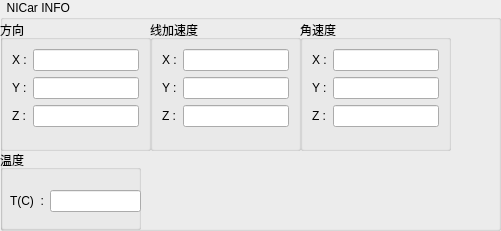
   <widget class="QGroupBox" name="gb_baseInfo">
    <property name="geometry">
     <rect>
      <x>620</x>
      <y>440</y>
      <width>501</width>
      <height>231</height>
     </rect>
    </property>
    <property name="title">
     <string>  NICar INFO</string>
    </property>
    <widget class="QGroupBox" name="groupBox">
     <property name="geometry">
      <rect>
       <x>0</x>
       <y>20</y>
       <width>151</width>
       <height>131</height>
      </rect>
     </property>
     <property name="title">
      <string>方向</string>
     </property>
     <layout class="QFormLayout" name="formLayout">
      <item row="0" column="0">
       <widget class="QLabel" name="lb_x">
        <property name="text">
         <string>X :</string>
        </property>
       </widget>
      </item>
      <item row="1" column="0">
       <widget class="QLabel" name="lb_y">
        <property name="text">
         <string>Y :</string>
        </property>
       </widget>
      </item>
      <item row="1" column="1">
       <widget class="QLineEdit" name="li_y">
        <property name="enabled">
         <bool>true</bool>
        </property>
        <property name="readOnly">
         <bool>true</bool>
        </property>
       </widget>
      </item>
      <item row="2" column="0">
       <widget class="QLabel" name="lb_z">
        <property name="text">
         <string>Z :</string>
        </property>
       </widget>
      </item>
      <item row="2" column="1">
       <widget class="QLineEdit" name="li_z">
        <property name="enabled">
         <bool>true</bool>
        </property>
        <property name="readOnly">
         <bool>true</bool>
        </property>
       </widget>
      </item>
      <item row="0" column="1">
       <widget class="QLineEdit" name="li_x">
        <property name="enabled">
         <bool>true</bool>
        </property>
        <property name="font">
         <font>
          <weight>50</weight>
          <italic>false</italic>
          <bold>false</bold>
          <strikeout>false</strikeout>
         </font>
        </property>
        <property name="styleSheet">
         <string notr="true"/>
        </property>
        <property name="readOnly">
         <bool>true</bool>
        </property>
       </widget>
      </item>
     </layout>
    </widget>
    <widget class="QGroupBox" name="groupBox_2">
     <property name="geometry">
      <rect>
       <x>0</x>
       <y>150</y>
       <width>141</width>
       <height>80</height>
      </rect>
     </property>
     <property name="title">
      <string>温度</string>
     </property>
     <widget class="QWidget" name="layoutWidget">
      <property name="geometry">
       <rect>
        <x>10</x>
        <y>40</y>
        <width>131</width>
        <height>27</height>
       </rect>
      </property>
      <layout class="QFormLayout" name="formLayout_2">
       <item row="0" column="0">
        <widget class="QLabel" name="lb_temperature">
         <property name="text">
          <string>T(C)  :</string>
         </property>
        </widget>
       </item>
       <item row="0" column="1">
        <widget class="QLineEdit" name="li_temperature">
         <property name="enabled">
          <bool>true</bool>
         </property>
         <property name="dragEnabled">
          <bool>true</bool>
         </property>
         <property name="readOnly">
          <bool>true</bool>
         </property>
        </widget>
       </item>
      </layout>
     </widget>
    </widget>
    <widget class="QGroupBox" name="groupBox_3">
     <property name="geometry">
      <rect>
       <x>150</x>
       <y>20</y>
       <width>151</width>
       <height>131</height>
      </rect>
     </property>
     <property name="title">
      <string>线加速度</string>
     </property>
     <layout class="QFormLayout" name="formLayout_3">
      <item row="0" column="0">
       <widget class="QLabel" name="lb_line_x">
        <property name="text">
         <string>X :</string>
        </property>
       </widget>
      </item>
      <item row="0" column="1">
       <widget class="QLineEdit" name="li_line_x">
        <property name="enabled">
         <bool>true</bool>
        </property>
        <property name="readOnly">
         <bool>true</bool>
        </property>
       </widget>
      </item>
      <item row="1" column="0">
       <widget class="QLabel" name="lb_line_y">
        <property name="text">
         <string>Y :</string>
        </property>
       </widget>
      </item>
      <item row="1" column="1">
       <widget class="QLineEdit" name="li_line_y">
        <property name="enabled">
         <bool>true</bool>
        </property>
        <property name="readOnly">
         <bool>true</bool>
        </property>
       </widget>
      </item>
      <item row="2" column="0">
       <widget class="QLabel" name="lb_line_z">
        <property name="text">
         <string>Z :</string>
        </property>
       </widget>
      </item>
      <item row="2" column="1">
       <widget class="QLineEdit" name="li_line_z">
        <property name="enabled">
         <bool>true</bool>
        </property>
        <property name="readOnly">
         <bool>true</bool>
        </property>
       </widget>
      </item>
     </layout>
    </widget>
    <widget class="QGroupBox" name="groupBox_4">
     <property name="geometry">
      <rect>
       <x>300</x>
       <y>20</y>
       <width>151</width>
       <height>131</height>
      </rect>
     </property>
     <property name="title">
      <string>角速度</string>
     </property>
     <layout class="QFormLayout" name="formLayout_4">
      <item row="0" column="0">
       <widget class="QLabel" name="lb_angel_x">
        <property name="text">
         <string>X :</string>
        </property>
       </widget>
      </item>
      <item row="0" column="1">
       <widget class="QLineEdit" name="li_angle_x">
        <property name="enabled">
         <bool>true</bool>
        </property>
        <property name="readOnly">
         <bool>true</bool>
        </property>
       </widget>
      </item>
      <item row="1" column="0">
       <widget class="QLabel" name="lb_angel_y">
        <property name="text">
         <string>Y :</string>
        </property>
       </widget>
      </item>
      <item row="1" column="1">
       <widget class="QLineEdit" name="li_angle_y">
        <property name="enabled">
         <bool>true</bool>
        </property>
        <property name="readOnly">
         <bool>true</bool>
        </property>
       </widget>
      </item>
      <item row="2" column="0">
       <widget class="QLabel" name="lb_angel_z">
        <property name="text">
         <string>Z :</string>
        </property>
       </widget>
      </item>
      <item row="2" column="1">
       <widget class="QLineEdit" name="li_angle_z">
        <property name="enabled">
         <bool>true</bool>
        </property>
        <property name="readOnly">
         <bool>true</bool>
        </property>
       </widget>
      </item>
     </layout>
    </widget>
   </widget>
